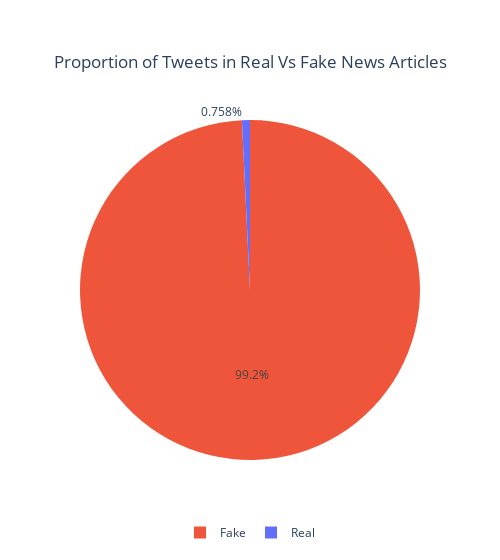

Source (notebook cell):
### Code cell
# set config
pie_fig2.update_layout(
    title={
        "xanchor":"center",
        "yanchor":"top",
        'y':0.9,
        'x':0.5
    },
    legend= dict(
        orientation= "h",
        xanchor="center",
        x = 0.5
    ))

### Figure 1 — Plotly figure (JSON) as saved in the notebook; plotly's stock layout.template omitted (floating-point values rounded to 4 significant figures)
{"data": [{"customdata": [["Fake"], ["Real"]], "domain": {"x": [0, 1], "y": [0, 1]}, "hovertemplate": "Target=%{customdata[0]}<br>Number_of_tweets=%{value}<extra></extra>", "labels": ["Fake", "Real"], "legendgroup": "", "marker": {"colors": ["#ef553b", "#636efa"]}, "name": "", "showlegend": true, "type": "pie", "values": [12039, 92]}], "layout": {"legend": {"orientation": "h", "tracegroupgap": 0, "x": 0.5, "xanchor": "center"}, "title": {"text": "Proportion of Tweets in Real Vs Fake News Articles", "x": 0.5, "xanchor": "center", "y": 0.9, "yanchor": "top"}, "width": 500}}
